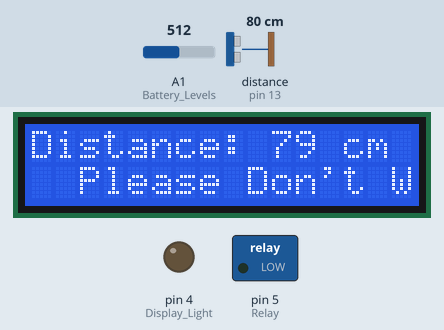
Recording of a sketch running on a simulated Arduino Uno, built with avr-gcc and run on an emulated ATmega328P. Shown: 16×2 character LCD, switched loads named in the sketch (green lamp = pin HIGH), output pins drawn as LEDs (lit = HIGH). Wiring (inferred from the names in the program): ultrasonic range finder: trigger pin 12; echo pin 13. Dashed ring = blinking. The test bench sets the inputs (shaded band); at power-on: A1 (Battery_Levels) = 512, distance to the obstacle (sensor on pin 13) 80 cm. The echo pulse lasts 58.3 µs per cm; pins used as bus, display or sensor lines are not drawn; what the sketch prints to the serial monitor is not drawn.

Above: at 1.2 s.
1.3 s: A1 (Battery_Levels) set to 221
4.3 s: A1 (Battery_Levels) set to 207
At 4.99 s:
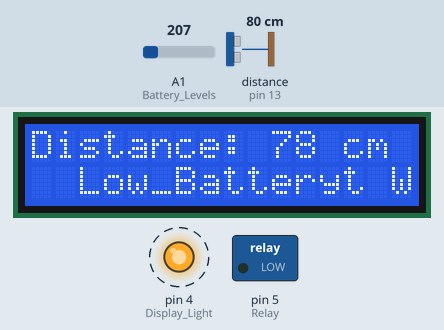
6.4 s: distance to the obstacle (sensor on pin 13) set to 2 cm
At 6.78 s:
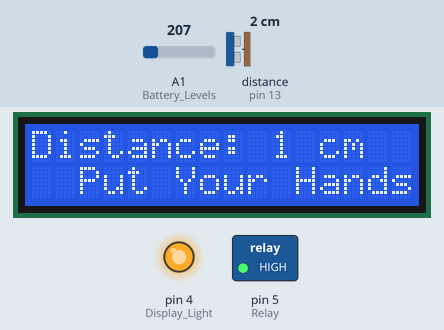
8.5 s: A1 (Battery_Levels) set to 1023
At 8.85 s:
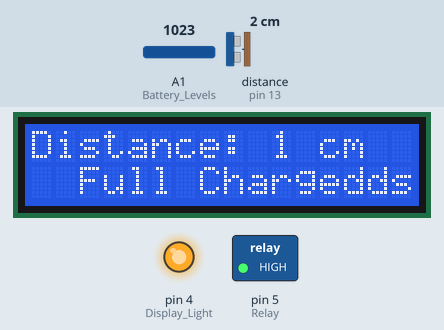
11.2 s: distance to the obstacle (sensor on pin 13) set to 103 cm
At 11.74 s:
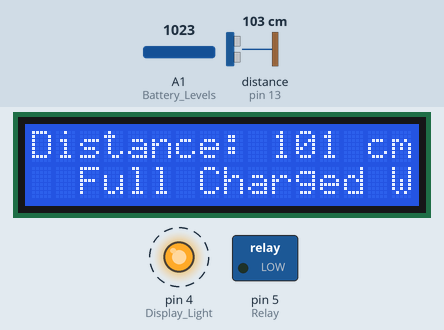
13.3 s: distance to the obstacle (sensor on pin 13) set to 22 cm
At 13.49 s:
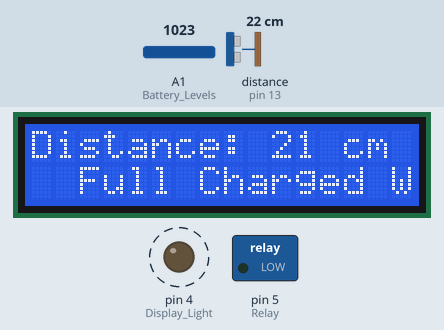
14.8 s: distance to the obstacle (sensor on pin 13) set to 19 cm
At 15.0 s:
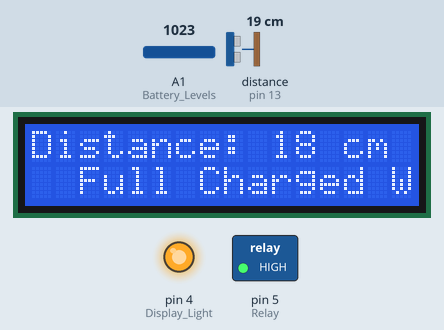
Timing chart, 0 to 17.4 s (numbered marks = the images above; inputs shaded):
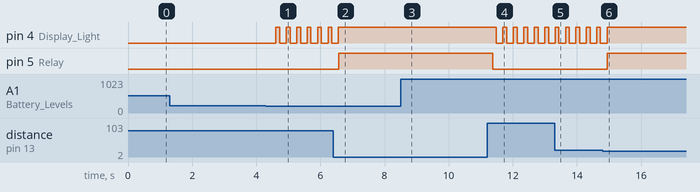

Measured:
- the behaviour switches between 215 and 214 on A1 (Battery_Levels) (found by bisection; images 0 and 1)
- the behaviour switches between 21 and 20 cm on distance to the obstacle (sensor on pin 13) (found by bisection; images 5 and 6)
- after the input at 1.3 s, every drawn part: stays the same
- after the input at 4.3 s, pin 4 (Display_Light): alternates HIGH for 0.12 s and LOW for 0.21 s, starting after 0.31 s; the display: first changes after 0.31 s (image 1 shows a later state)
- after the input at 6.4 s, pin 4 (Display_Light): goes on until 6.6 s, then stays HIGH; pin 5 (Relay): LOW → HIGH after 0.18 s; the display: first differs from a run without the input after 0.18 s (image 2 shows a later state)
- after the input at 8.5 s, the display: first differs from a run without the input after 0.30 s (image 3)
- after the input at 11.2 s, pin 4 (Display_Light): alternates HIGH for 0.12 s and LOW for 0.21 s, starting after 0.28 s; pin 5 (Relay): HIGH → LOW after 0.17 s; the display: first differs from a run without the input after 0.18 s (image 4 shows a later state)
- after the input at 13.3 s, the display: first differs from a run without the input at once (image 5)
- after the input at 14.8 s, pin 4 (Display_Light): goes on until 14.9 s, then stays HIGH; pin 5 (Relay): LOW → HIGH after 0.15 s; the display: first differs from a run without the input after 0.15 s (image 6)

The sketch:

Ultasonic_Sensor.ino
```cpp
#include <LiquidCrystal.h>
LiquidCrystal lcd(6, 7, 8, 9, 10, 11);
const int trigPin = 12;
const int echoPin = 13;
const int Relay = 5;
const int Display_Light =4;
const int Battery_Levels = A1;
int Voltage,Percentage,Low_Battery;
long duration;
int distance;
int distanceCm, Motor_ON, Motor_OFF ;


void setup()
{
     lcd.begin(16,2);
     pinMode(trigPin, OUTPUT);
     pinMode(echoPin, INPUT);
     pinMode(Relay, OUTPUT);
     pinMode(Display_Light, OUTPUT);
     pinMode ( Battery_Levels , INPUT);
     Serial.begin(9600);
}
void loop()
{
     Voltage = analogRead(Battery_Levels);
     float voltage= ((Voltage/1023.0)*5);
     int Charging = ((voltage/5)*100);
     Serial.print("Charging: ");
     Serial.print(Charging);
     Serial.println("%");
     lcd.setCursor(2,1);
     /*lcd.print("Charging: ");
     lcd.print(Charging);*/
     if (Charging<=20)
     lcd.print("Low_Battery");
     Serial.println("Low_Battery");
     if (Charging<=20)
     digitalWrite(Display_Light, HIGH);
     if (Charging>=100)
     lcd.print("Full Charged");
     Serial.println("Full Charged");
     if (Charging>=100)
     digitalWrite(Display_Light, HIGH);
     /*if (Charging<=100)
     digitalWrite(Display_Light, LOW);*/

//Program For Ultrasonic Sensor...
     digitalWrite(trigPin, LOW);
     delayMicroseconds(2);
     digitalWrite(trigPin, HIGH);
     delayMicroseconds(10);
     digitalWrite(trigPin, LOW);
     duration = pulseIn(echoPin, HIGH);
     distance= duration*0.034/2;
     Serial.print("Distance: ");
     Serial.println(distance);
     lcd.setCursor(0,0);
     lcd.print("Distance: ");
     delay(10);
     if (distance <20 )
     digitalWrite(Relay , HIGH);
     else
     digitalWrite(Relay , LOW);
     lcd.setCursor(0,0);
     lcd.print("Distance: ");
     lcd.print(distance);
     lcd.print(" cm       ");
     delay(100);
     if (distance <20 )
     digitalWrite(Display_Light, HIGH);
     else
     digitalWrite(Display_Light, LOW);
     lcd.setCursor(2,1);
     if (distance<20)
     digitalWrite(Relay , HIGH);
     if (distance<20)
     lcd.print("Put Your Hands");
     delay(100);
     if (distance>20)
     digitalWrite(Relay , LOW);
     if(distance>20)
     lcd.print ("Please Don't Waste Sanitizer");
     delay(100);


}
```
